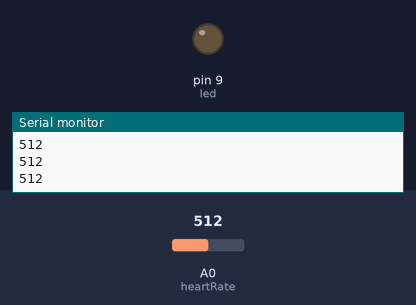
Bench run of a sketch on a simulated Arduino Uno, built with avr-gcc and run on an emulated ATmega328P. Parts: output pins drawn as LEDs (lit = HIGH), the last lines printed to the serial monitor. Inputs (shaded band) come from the test bench; at power-on: A0 (heartRate) = 512.

Above: at 1.2 s.
1.3 s: A0 (heartRate) set to 594
2.8 s: A0 (heartRate) set to 612
At 3.1 s:
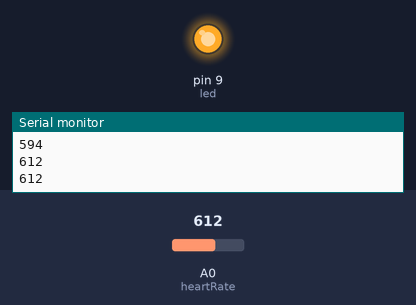
4.3 s: A0 (heartRate) set to 590
At 5.6 s:
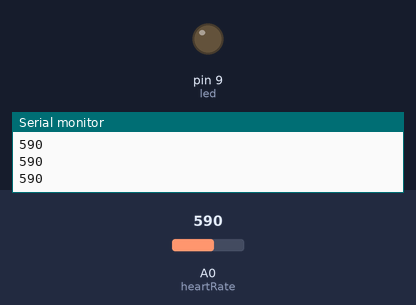
5.9 s: A0 (heartRate) set to 610
At 6.9 s:
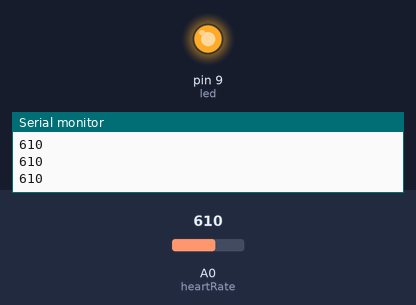
Timing chart, 0 to 8.5 s (numbered marks = the images above; inputs shaded):
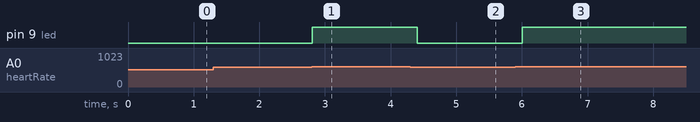

Measured:
- the behaviour switches between 600 and 601 on A0 (heartRate) (found by bisection; images 0 and 1)
- after the input at 2.8 s, pin 9 (led): LOW → HIGH at once
- after the input at 4.3 s, pin 9 (led): HIGH → LOW after 0.11 s
- after the input at 5.9 s, pin 9 (led): LOW → HIGH after 0.11 s

The sketch:

Heartrate.ino
```cpp
const int heartRate=A0;
const int led=9;
int val;
void setup() {
  // put your setup code here, to run once:
pinMode(heartRate,INPUT);
pinMode(led,OUTPUT);
Serial.begin(9600);

}

void loop() {
  // put your main code here, to run repeatedly:
int val=analogRead(heartRate);

if(val<400)
{
digitalWrite(led,HIGH);
}
if(val>600)
{
digitalWrite(led,HIGH);
}
else
{
digitalWrite(led,LOW);
}
Serial.println(val);
delay(200);
}
```
